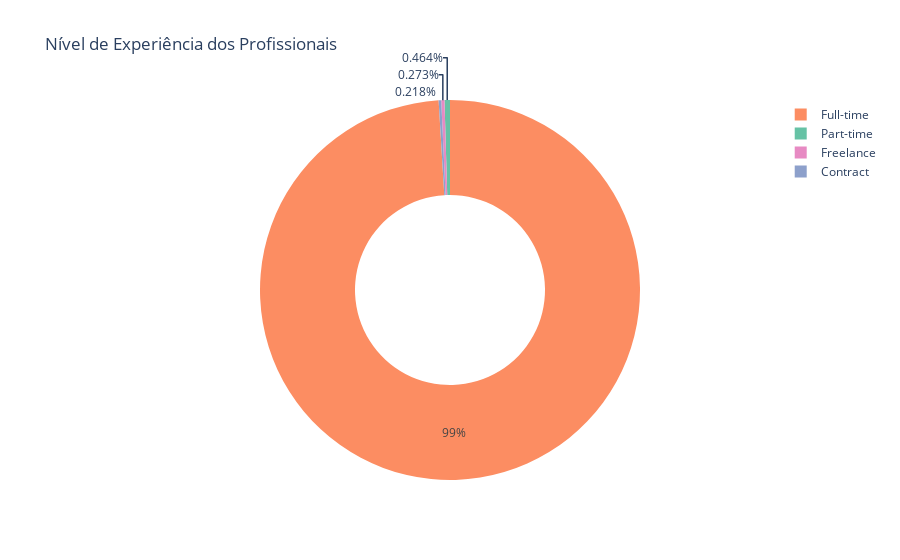

This figure's notebook cell:
### Code cell
employment_type = ["PT", "FT", "CT", "FL"]

freq = df["employment_type"].value_counts().reindex(employment_type).values

# Criar o gráfico de rosca
fig = go.Figure(
    go.Pie(
        labels=["Part-time", "Full-time", "Contract", "Freelance"],
        values=freq,
        hole=0.5, # define o tamanho do furo no meio
        marker=dict(colors=['#66c2a5', '#fc8d62', '#8da0cb', '#e78ac3']), # define as cores das fatias
    )
)

# Adicionar título
fig.update_layout(title='Nível de Experiência dos Profissionais')


# Mostrar o gráfico
fig.show()

### Figure 1 — Plotly figure (JSON) as saved in the notebook; plotly's stock layout.template omitted (floating-point values rounded to 4 significant figures)
{"data": [{"hole": 0.5, "labels": ["Part-time", "Full-time", "Contract", "Freelance"], "marker": {"colors": ["#66c2a5", "#fc8d62", "#8da0cb", "#e78ac3"]}, "type": "pie", "values": [17, 3629, 8, 10]}], "layout": {"title": {"text": "Nível de Experiência dos Profissionais"}}}
